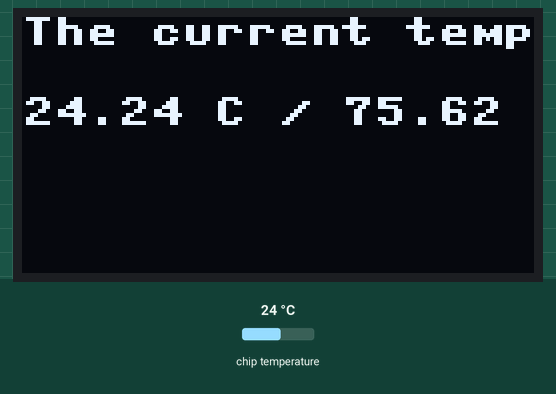
Recording of a program running on a simulated Raspberry Pi Pico running MicroPython. Parts: 128×64 one-colour display. The test bench sets the inputs (shaded band); at power-on: chip temperature 24 °C. Files the program writes start out absent; the clock reads 2024-03-15 10:24:30 at power-on unless the program sets it; library files of the repository ran but are not shown: ssd1306.py.

Above: at 1.2 s.
1.3 s: chip temperature set to 1 °C
At 2.0 s:
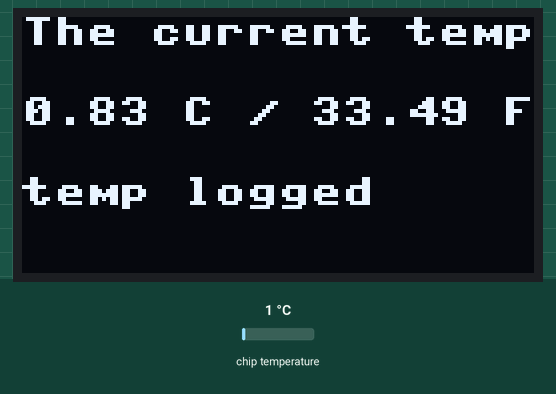
3.6 s: chip temperature set to 11 °C
At 4.1 s:
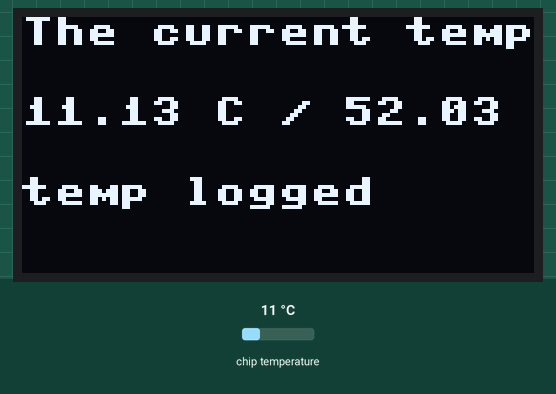
5.7 s: chip temperature set to 22 °C
At 6.2 s:
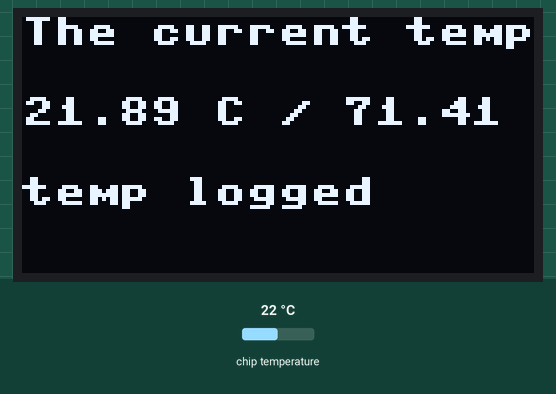
Timing chart, 0 to 8.7 s (numbered marks = the images above; inputs shaded):
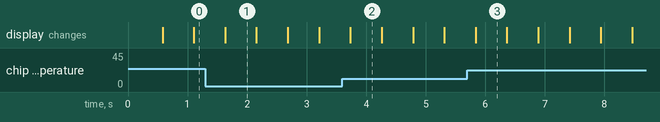

The program:

oled_display.py
```python
from machine import Pin, I2C, ADC
from ssd1306 import SSD1306_I2C
import time
import os

# initialize the temperature sensor
sensor_temp = ADC(4)
conversion_factor = 3.3 / 65535

def get_temperature():
    reading = sensor_temp.read_u16() * conversion_factor
    temperature = 27 - (reading - 0.706)/0.001721
    return temperature

i2c = I2C(0, sda=Pin(16), scl=Pin(17), freq=400000)  # 400 kHz
oled = SSD1306_I2C(128, 64, i2c)

# find a suitable filename
file_index = 0
while True:
    try:
        os.stat('temp_{}.csv'.format(file_index))
        file_index += 1
    except OSError:
        break

filename = 'temp_{}.csv'.format(file_index)

start_time = time.time()
blink_flag = False

while True:
    # clear the display
    oled.fill(0)

    # get the current temperature in celsius
    temp_c = get_temperature()

    # convert the temperature to fahrenheit
    temp_f = (temp_c * 9/5) + 32

    # display the temperatures
    oled.text('The current temp is:', 0, 0)
    oled.text('{:.2f} C / {:.2f} F'.format(temp_c, temp_f), 0, 20)

    # blink the 'temp logged' message
    if blink_flag:
        oled.text('temp logged', 0, 40)
    blink_flag = not blink_flag

    # update the display to show the changes
    oled.show()

    # save the elapsed time and temperature in celsius to the file
    with open(filename, 'a') as f:
        elapsed_time = time.time() - start_time
        f.write('{:.2f}, {:.2f}\n'.format(elapsed_time, temp_c))

    # wait for a second before updating again
    time.sleep(0.5)
```

Measured:
- after the input at 1.3 s, the display: changes after 0.33 s (image 1)
- after the input at 3.6 s, the display: changes after 0.14 s (image 2)
- after the input at 5.7 s, the display: changes after 0.14 s (image 3)
- what the display in image 1 shows lasts 0.6 s, from 1.6 s to 2.2 s
